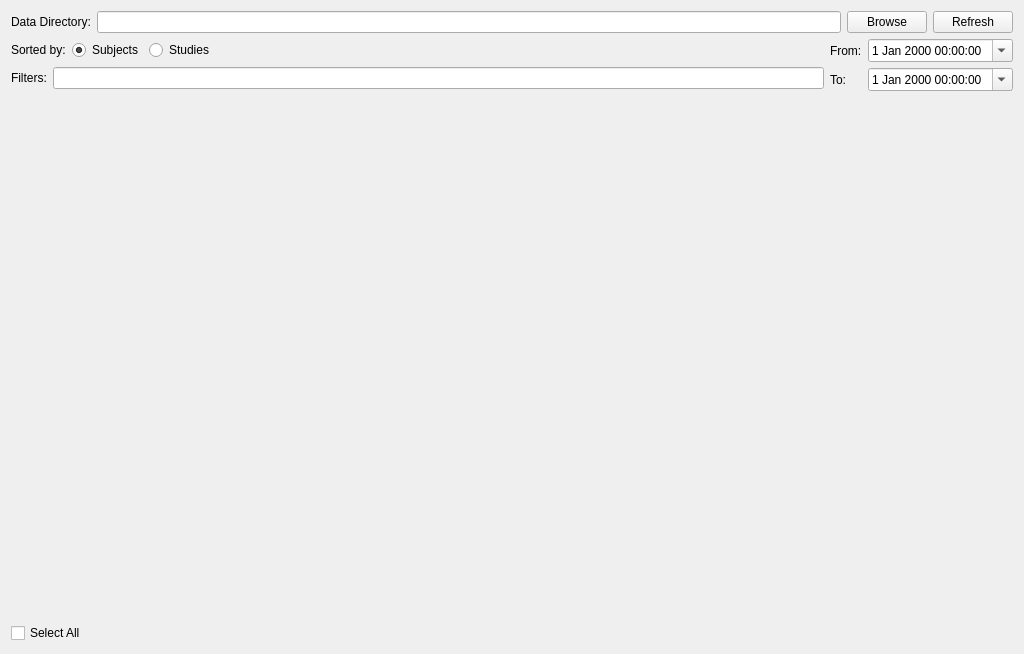
<?xml version="1.0" encoding="UTF-8"?>
<ui version="4.0">
 <class>dicomifier::gui::SubjectsFrame</class>
 <widget class="QWidget" name="dicomifier::gui::SubjectsFrame">
  <property name="enabled">
   <bool>true</bool>
  </property>
  <property name="geometry">
   <rect>
    <x>0</x>
    <y>0</y>
    <width>1024</width>
    <height>654</height>
   </rect>
  </property>
  <property name="minimumSize">
   <size>
    <width>1024</width>
    <height>586</height>
   </size>
  </property>
  <property name="windowTitle">
   <string>Form</string>
  </property>
  <layout class="QVBoxLayout" name="verticalLayout_2">
   <item>
    <layout class="QHBoxLayout" name="horizontalLayout">
     <item>
      <widget class="QLabel" name="dataDirectoryTitle">
       <property name="text">
        <string>Data Directory:</string>
       </property>
      </widget>
     </item>
     <item>
      <widget class="QLineEdit" name="dataDirectory"/>
     </item>
     <item>
      <widget class="QPushButton" name="browserButton">
       <property name="text">
        <string>Browse</string>
       </property>
      </widget>
     </item>
     <item>
      <widget class="QPushButton" name="refreshButton">
       <property name="text">
        <string>Refresh</string>
       </property>
      </widget>
     </item>
    </layout>
   </item>
   <item>
    <layout class="QHBoxLayout" name="horizontalLayout_4">
     <item>
      <layout class="QVBoxLayout" name="verticalLayout">
       <item>
        <layout class="QHBoxLayout" name="horizontalLayout_2" stretch="0,0,0,0">
         <item>
          <widget class="QLabel" name="sortedTitle">
           <property name="text">
            <string>Sorted by:</string>
           </property>
          </widget>
         </item>
         <item>
          <widget class="QRadioButton" name="sortedBySubjects">
           <property name="sizePolicy">
            <sizepolicy hsizetype="Preferred" vsizetype="Fixed">
             <horstretch>0</horstretch>
             <verstretch>0</verstretch>
            </sizepolicy>
           </property>
           <property name="text">
            <string>Subjects</string>
           </property>
           <property name="checked">
            <bool>true</bool>
           </property>
          </widget>
         </item>
         <item>
          <widget class="QRadioButton" name="sortedByStudies">
           <property name="sizePolicy">
            <sizepolicy hsizetype="Preferred" vsizetype="Fixed">
             <horstretch>0</horstretch>
             <verstretch>0</verstretch>
            </sizepolicy>
           </property>
           <property name="text">
            <string>Studies</string>
           </property>
          </widget>
         </item>
         <item>
          <spacer name="horizontalSpacer">
           <property name="orientation">
            <enum>Qt::Horizontal</enum>
           </property>
           <property name="sizeHint" stdset="0">
            <size>
             <width>40</width>
             <height>20</height>
            </size>
           </property>
          </spacer>
         </item>
        </layout>
       </item>
       <item>
        <layout class="QHBoxLayout" name="horizontalLayout_3">
         <item>
          <widget class="QLabel" name="filtersTitle">
           <property name="text">
            <string>Filters:</string>
           </property>
          </widget>
         </item>
         <item>
          <widget class="QLineEdit" name="filtersName"/>
         </item>
        </layout>
       </item>
      </layout>
     </item>
     <item>
      <layout class="QFormLayout" name="formLayout">
       <item row="0" column="0">
        <widget class="QLabel" name="fromDateTitle">
         <property name="text">
          <string>From:</string>
         </property>
        </widget>
       </item>
       <item row="0" column="1">
        <widget class="QDateTimeEdit" name="dateFilterBegin">
         <property name="calendarPopup">
          <bool>true</bool>
         </property>
        </widget>
       </item>
       <item row="1" column="0">
        <widget class="QLabel" name="toDateTitle">
         <property name="text">
          <string>To:</string>
         </property>
        </widget>
       </item>
       <item row="1" column="1">
        <widget class="QDateTimeEdit" name="dateFilterEnd">
         <property name="calendarPopup">
          <bool>true</bool>
         </property>
        </widget>
       </item>
      </layout>
     </item>
    </layout>
   </item>
   <item>
    <widget class="QWidget" name="widget" native="true">
     <property name="sizePolicy">
      <sizepolicy hsizetype="Expanding" vsizetype="Expanding">
       <horstretch>0</horstretch>
       <verstretch>0</verstretch>
      </sizepolicy>
     </property>
    </widget>
   </item>
   <item>
    <widget class="QCheckBox" name="selectAllCheckBox">
     <property name="text">
      <string>Select All</string>
     </property>
     <property name="tristate">
      <bool>false</bool>
     </property>
    </widget>
   </item>
  </layout>
 </widget>
 <resources/>
 <connections/>
</ui>
